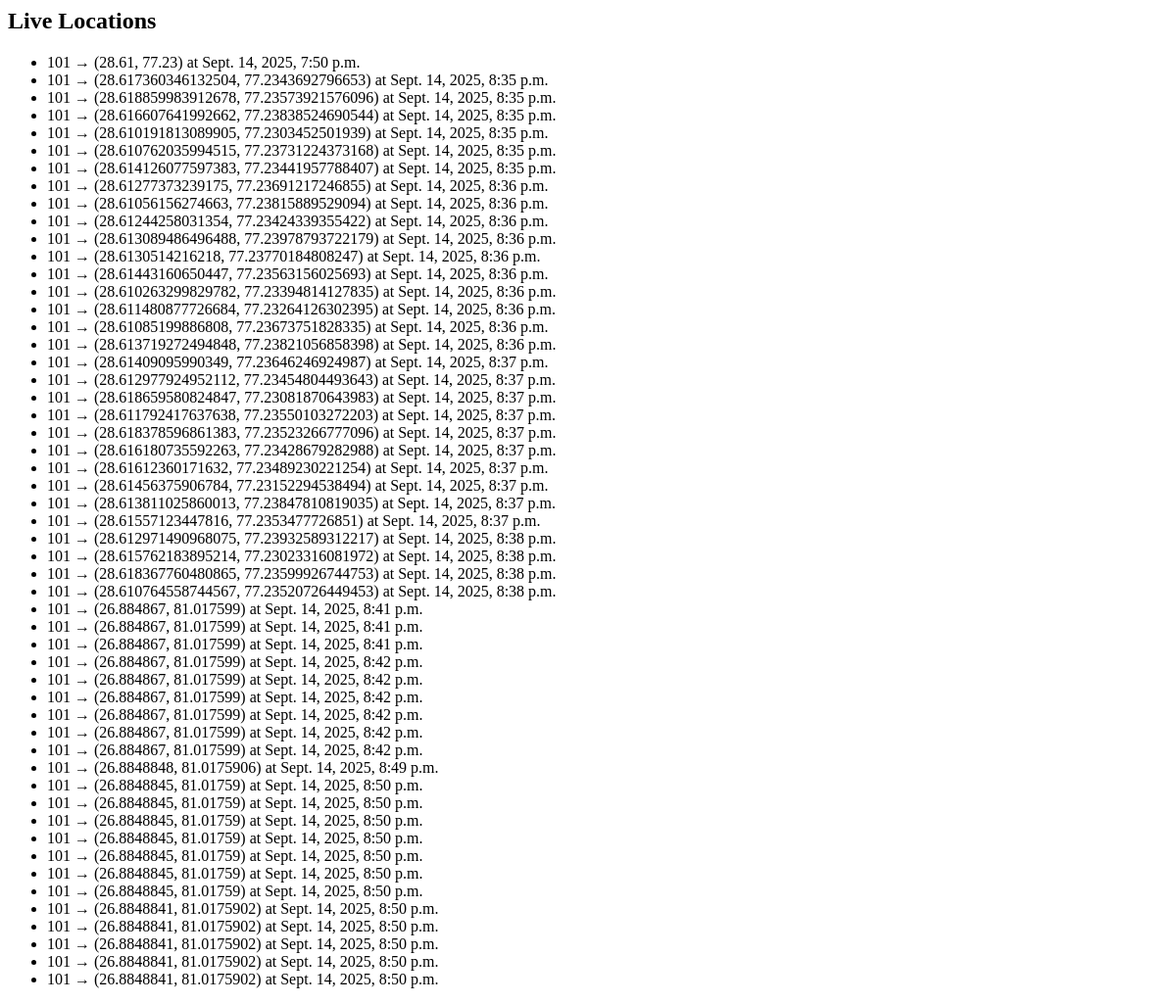
Page /locations/ on the earlier database version.
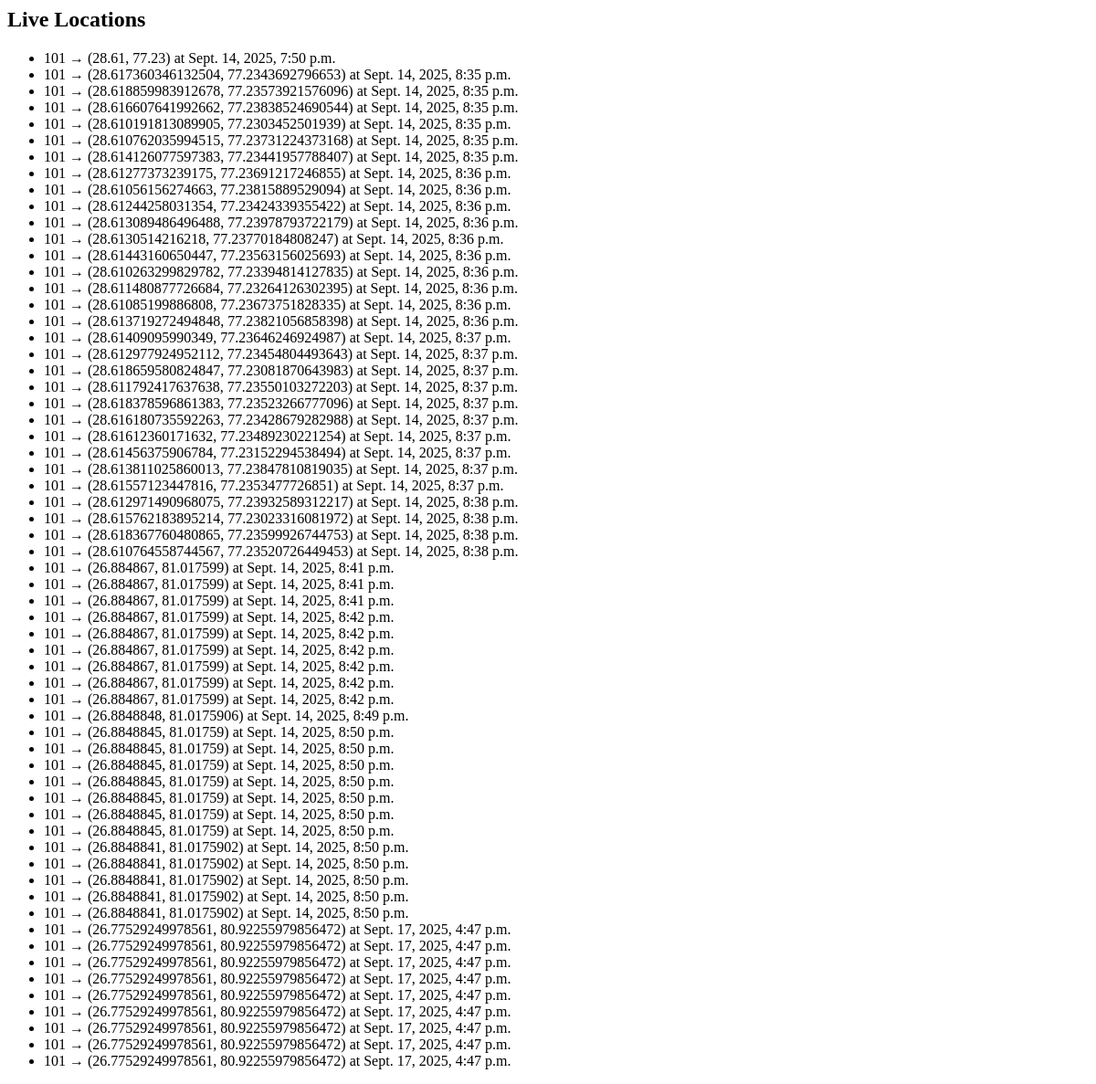
Same page on the later database version.
### user_ui/models.py (models this page shows, shortened)
class LiveLocation(models.Model):
    bus = models.ForeignKey(Bus, on_delete=models.CASCADE)
    latitude = models.FloatField()
    longitude = models.FloatField()
    timestamp = models.DateTimeField(auto_now=True)

class Bus(models.Model):
    bus_number = models.CharField(max_length=20, unique=True)
    route_name = models.CharField(max_length=100)
    latitude = models.FloatField()
    longitude = models.FloatField()

### user_ui/views.py (the view)
# urls.py: path('locations/', views.location_list, name='location_list'),
def location_list(request):
    locations = LiveLocation.objects.all().select_related('bus')
    return render(request, 'location_list.html', {'locations': locations})

### templates/location_list.html
<h2>Live Locations</h2>
<ul>
  {% for loc in locations %}
    <li>{{ loc.bus.bus_number }} → ({{ loc.latitude }}, {{ loc.longitude }}) at {{ loc.timestamp }}</li>
  {% empty %}
    <li>No live locations yet</li>
  {% endfor %}
</ul>

Differences in the rows shown:
added LiveLocation: bus.bus_number "101", latitude "26.77529249978561", longitude "80.92255979856472", timestamp "Sept. 17, 2025, 4:47 p.m."
added LiveLocation: bus.bus_number "101", latitude "26.77529249978561", longitude "80.92255979856472", timestamp "Sept. 17, 2025, 4:47 p.m."
added LiveLocation: bus.bus_number "101", latitude "26.77529249978561", longitude "80.92255979856472", timestamp "Sept. 17, 2025, 4:47 p.m."
added LiveLocation: bus.bus_number "101", latitude "26.77529249978561", longitude "80.92255979856472", timestamp "Sept. 17, 2025, 4:47 p.m."
added LiveLocation: bus.bus_number "101", latitude "26.77529249978561", longitude "80.92255979856472", timestamp "Sept. 17, 2025, 4:47 p.m."
added LiveLocation: bus.bus_number "101", latitude "26.77529249978561", longitude "80.92255979856472", timestamp "Sept. 17, 2025, 4:47 p.m."
added LiveLocation: bus.bus_number "101", latitude "26.77529249978561", longitude "80.92255979856472", timestamp "Sept. 17, 2025, 4:47 p.m."
added LiveLocation: bus.bus_number "101", latitude "26.77529249978561", longitude "80.92255979856472", timestamp "Sept. 17, 2025, 4:47 p.m."
added LiveLocation: bus.bus_number "101", latitude "26.77529249978561", longitude "80.92255979856472", timestamp "Sept. 17, 2025, 4:47 p.m."
